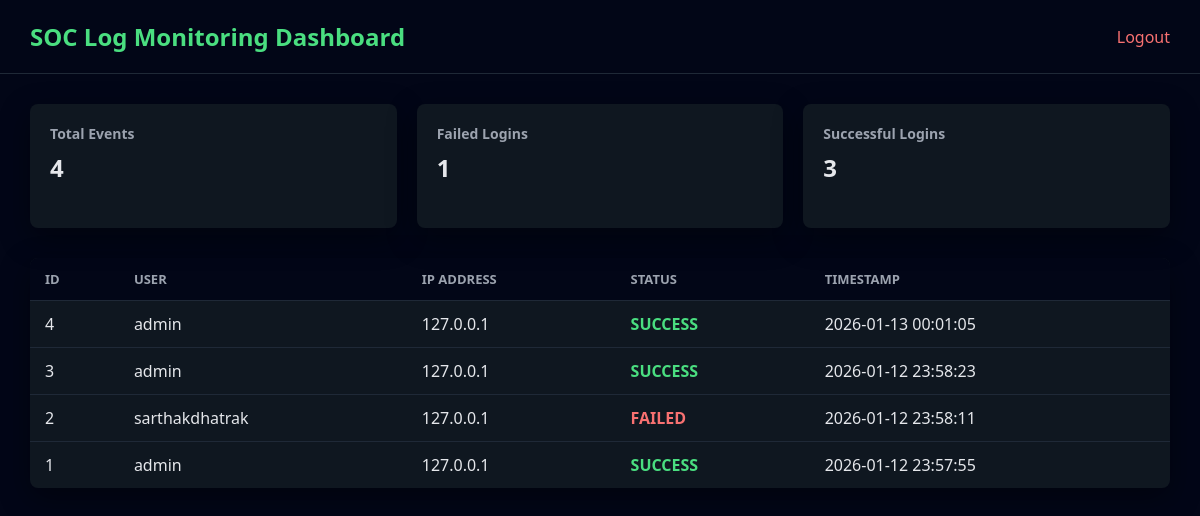
/dashboard (signed in), run on the app's committed database.
### tables this page shows
CREATE TABLE logs (
            id INTEGER PRIMARY KEY AUTOINCREMENT,
            username TEXT,
            ip TEXT,
            status TEXT,
            timestamp TEXT
        );

### app.py (the view)
@app.route("/dashboard")
def dashboard():
    if not session.get("admin"):
        return redirect("/")
    conn = sqlite3.connect("database.db")
    c = conn.cursor()
    c.execute("SELECT * FROM logs ORDER BY id DESC")
    logs = c.fetchall()
    conn.close()
    return render_template("dashboard.html", logs=logs)

### templates/dashboard.html (shortened to what this page needs)
<!DOCTYPE html>
<html lang="en">
<head>
</head>
<body>
<div class="header">
    <h2>SOC Log Monitoring Dashboard</h2>
    <a href="/logout">Logout</a>
</div>
<div class="container">
    <div class="stats">
        <div class="card">
            <h4>Total Events</h4>
            <p>{{ logs|length }}</p>
        </div>
        <div class="card">
            <h4>Failed Logins</h4>
            <p>{{ logs | selectattr("3","equalto","FAILED") | list | length }}</p>
        </div>
        <div class="card">
            <h4>Successful Logins</h4>
            <p>{{ logs | selectattr("3","equalto","SUCCESS") | list | length }}</p>
        </div>
    </div>
    <table>
        <tr>
            <th>ID</th>
            <th>User</th>
            <th>IP Address</th>
            <th>Status</th>
            <th>Timestamp</th>
        </tr>
        {% for log in logs %}
        <tr>
            <td>{{ log[0] }}</td>
            <td>{{ log[1] }}</td>
            <td>{{ log[2] }}</td>
            <td class="{{ 'failed' if log[3]=='FAILED' else 'success' }}">{{ log[3] }}</td>
            <td>{{ log[4] }}</td>
        </tr>
        {% endfor %}
    </table>
</div>
</body>
</html>

### templates/dashboard.html (style rules this page uses)
body { margin: 0; background: #020617; font-family: "Segoe UI", Tahoma, sans-serif; color: #e5e7eb; }
.header { background: #020617; padding: 20px 30px; border-bottom: 1px solid #1f2937; display: flex; justify-content: space-between; align-items: center; }
.header h2 { margin: 0; color: #4ade80; }
.header a { text-decoration: none; color: #f87171; font-weight: 500; }
.container { padding: 30px; }
.stats { display: grid; grid-template-columns: repeat(auto-fit, minmax(200px, 1fr)); gap: 20px; margin-bottom: 30px; }
.card { background: #0f1720; padding: 20px; border-radius: 8px; box-shadow: 0 10px 30px rgba(0,0,0,0.4); }
.card h4 { margin: 0; font-size: 14px; color: #9ca3af; }
.card p { margin-top: 8px; font-size: 24px; font-weight: bold; }
table { width: 100%; border-collapse: collapse; background: #0f1720; border-radius: 8px; overflow: hidden; box-shadow: 0 10px 30px rgba(0,0,0,0.4); }
th, td { padding: 12px 15px; text-align: left; }
th { background: #020617; color: #9ca3af; font-size: 13px; text-transform: uppercase; }
tr { border-bottom: 1px solid #1f2937; }
tr:last-child { border-bottom: none; }
.success { color: #4ade80; font-weight: 600; }
.failed { color: #f87171; font-weight: 600; }

### data on the page
logs: id "4", username "admin", ip "127.0.0.1", status "SUCCESS", timestamp "2026-01-13 00:01:05"
logs: id "3", username "admin", ip "127.0.0.1", status "SUCCESS", timestamp "2026-01-12 23:58:23"
logs: id "2", username "sarthakdhatrak", ip "127.0.0.1", status "FAILED", timestamp "2026-01-12 23:58:11"
logs: id "1", username "admin", ip "127.0.0.1", status "SUCCESS", timestamp "2026-01-12 23:57:55"

### other printed values
{{ logs|length }} "4"
{{ logs | selectattr("3","equalto","FAILED") | list | length }} "1"
{{ logs | selectattr("3","equalto","SUCCESS") | list | length }} "3"
